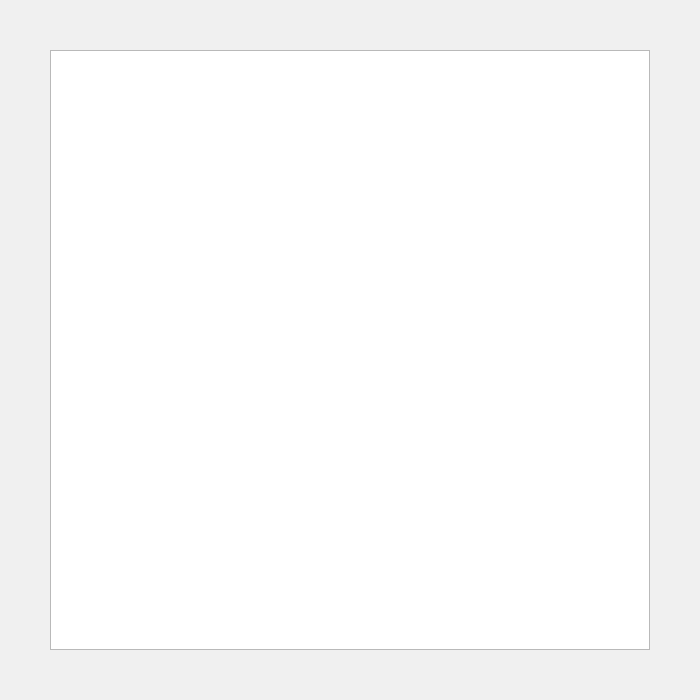
<?xml version="1.0" encoding="UTF-8"?>
<ui version="4.0">
 <class>SnakeWindow</class>
 <widget class="QWidget" name="SnakeWindow">
  <property name="geometry">
   <rect>
    <x>0</x>
    <y>0</y>
    <width>700</width>
    <height>700</height>
   </rect>
  </property>
  <property name="sizePolicy">
   <sizepolicy hsizetype="Fixed" vsizetype="Fixed">
    <horstretch>0</horstretch>
    <verstretch>0</verstretch>
   </sizepolicy>
  </property>
  <property name="palette">
   <palette>
    <active>
     <colorrole role="Window">
      <brush brushstyle="SolidPattern">
       <color alpha="255">
        <red>0</red>
        <green>0</green>
        <blue>127</blue>
       </color>
      </brush>
     </colorrole>
    </active>
    <inactive>
     <colorrole role="Window">
      <brush brushstyle="SolidPattern">
       <color alpha="255">
        <red>240</red>
        <green>240</green>
        <blue>240</blue>
       </color>
      </brush>
     </colorrole>
    </inactive>
    <disabled>
     <colorrole role="Window">
      <brush brushstyle="SolidPattern">
       <color alpha="255">
        <red>0</red>
        <green>0</green>
        <blue>127</blue>
       </color>
      </brush>
     </colorrole>
    </disabled>
   </palette>
  </property>
  <property name="windowTitle">
   <string>SnakeWindow</string>
  </property>
  <widget class="QGraphicsView" name="graphicsView">
   <property name="geometry">
    <rect>
     <x>50</x>
     <y>50</y>
     <width>600</width>
     <height>600</height>
    </rect>
   </property>
   <property name="sizePolicy">
    <sizepolicy hsizetype="Fixed" vsizetype="Fixed">
     <horstretch>0</horstretch>
     <verstretch>0</verstretch>
    </sizepolicy>
   </property>
   <property name="palette">
    <palette>
     <active>
      <colorrole role="Base">
       <brush brushstyle="SolidPattern">
        <color alpha="255">
         <red>0</red>
         <green>0</green>
         <blue>0</blue>
        </color>
       </brush>
      </colorrole>
     </active>
     <inactive>
      <colorrole role="Base">
       <brush brushstyle="SolidPattern">
        <color alpha="255">
         <red>255</red>
         <green>255</green>
         <blue>255</blue>
        </color>
       </brush>
      </colorrole>
     </inactive>
     <disabled>
      <colorrole role="Base">
       <brush brushstyle="SolidPattern">
        <color alpha="255">
         <red>240</red>
         <green>240</green>
         <blue>240</blue>
        </color>
       </brush>
      </colorrole>
     </disabled>
    </palette>
   </property>
   <property name="autoFillBackground">
    <bool>false</bool>
   </property>
  </widget>
 </widget>
 <resources/>
 <connections/>
</ui>
